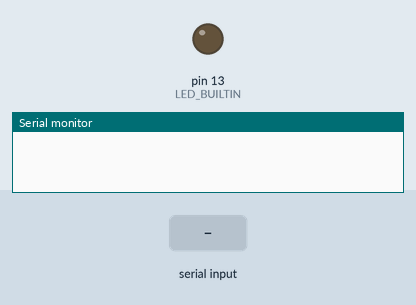
The sketch below on a simulated Arduino Uno, built with avr-gcc and run on an emulated ATmega328P. Parts: output pins drawn as LEDs (lit = HIGH), the last lines printed to the serial monitor. The test bench sets the inputs (shaded band).

Above: at 1.2 s.
1.3 s: "1\n" received over Serial
At 1.6 s:
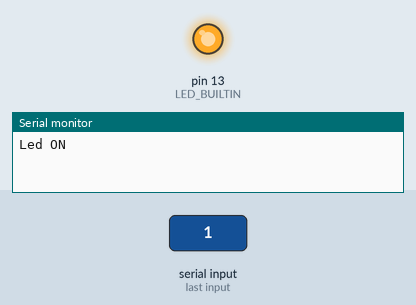
2.8 s: "2\n" received over Serial
At 3.9 s:
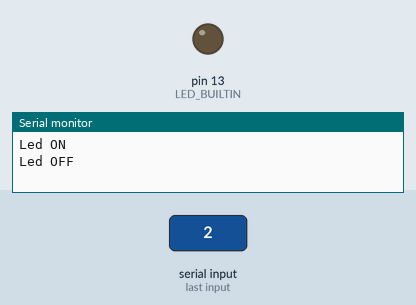
Timing chart, 0 to 5.8 s (numbered marks = the images above; inputs shaded):
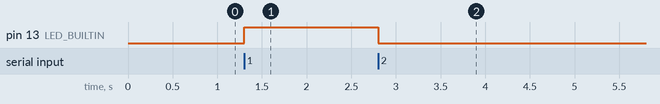

The sketch:

LedBlinkBuildIn.ino
```cpp
void setup() {
  Serial.begin(9600);
  while(!Serial);
  pinMode(LED_BUILTIN, OUTPUT);
}

void loop() {

  if(Serial.available()) {
    int state = Serial.parseInt();

    if(state == 1) {
      digitalWrite(LED_BUILTIN, HIGH);
      Serial.println("Led ON");
    }

    if(state == 2) {
      digitalWrite(LED_BUILTIN, LOW);
      Serial.println("Led OFF");
    }
  }

}
```

Measured:
- after the input at 1.3 s, pin 13 (LED_BUILTIN): LOW → HIGH at once
- after the input at 2.8 s, pin 13 (LED_BUILTIN): HIGH → LOW at once
